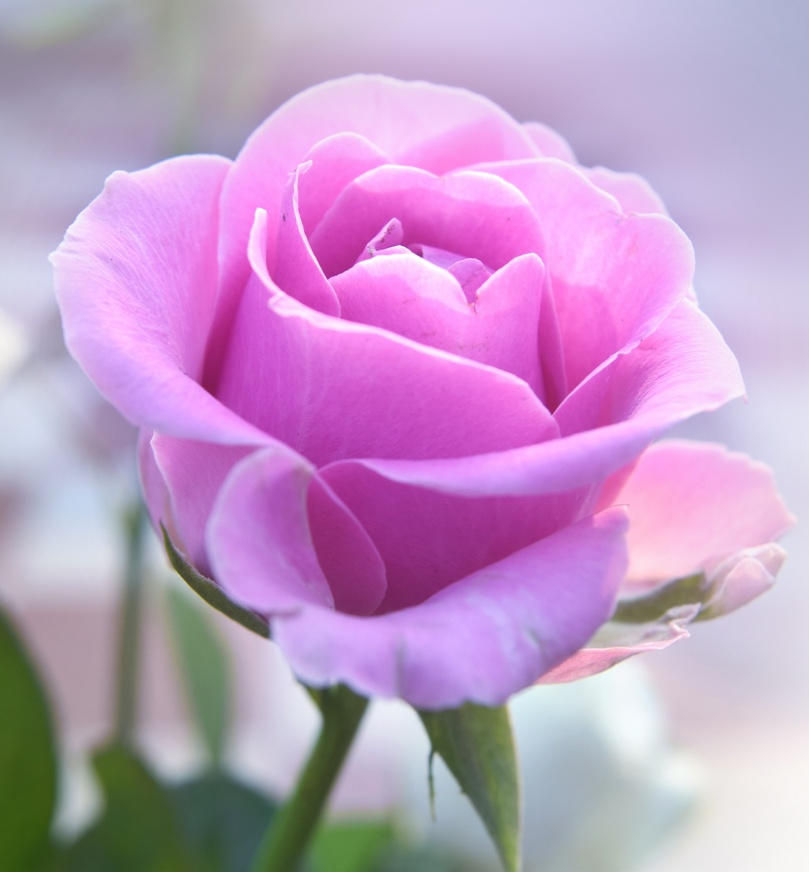
#> input picture rose.jpg, 809 x 872 px, shrunk from 1783 x 1920 before the run, found by its file name
$ python np.unique.py
#> lines starting #> are read from the running program, lines starting #| are printed output that depends on the picture
import numpy as np
import matplotlib.pyplot as plt
import cv2


img = cv2.imread('/home/inzamul/Downloads/rose.jpg', 0)
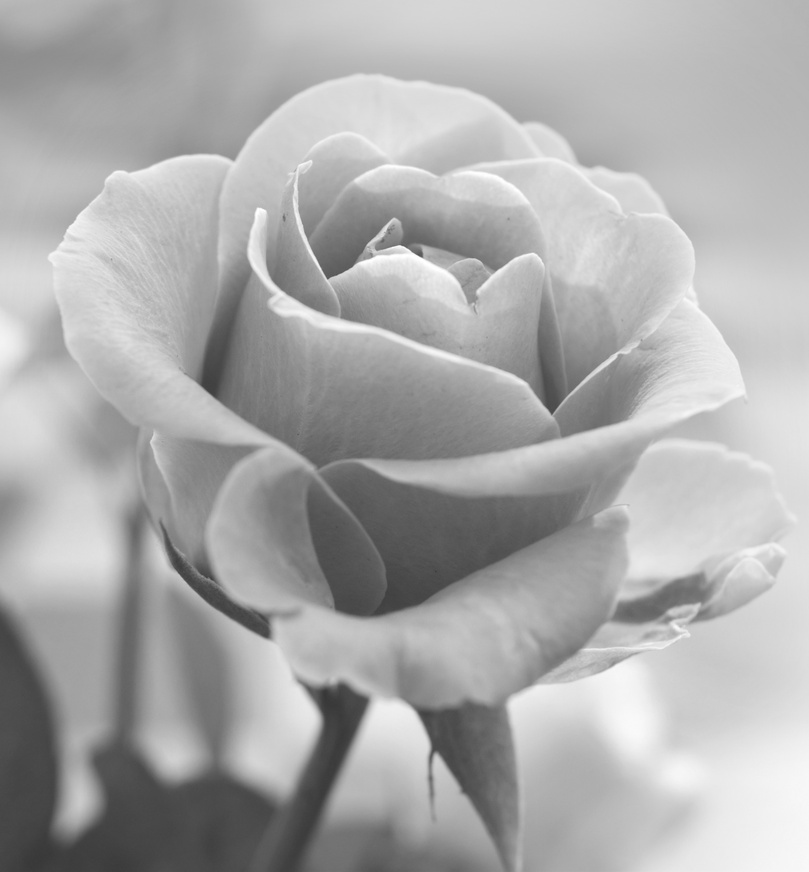
#> img: shape (872, 809); min 55, max 255, mean 171.3


dft = np.fft.fft2(img)


shifted_dft = np.fft.fftshift(dft)

magnitude_dft = np.log(np.abs(shifted_dft) + 1)
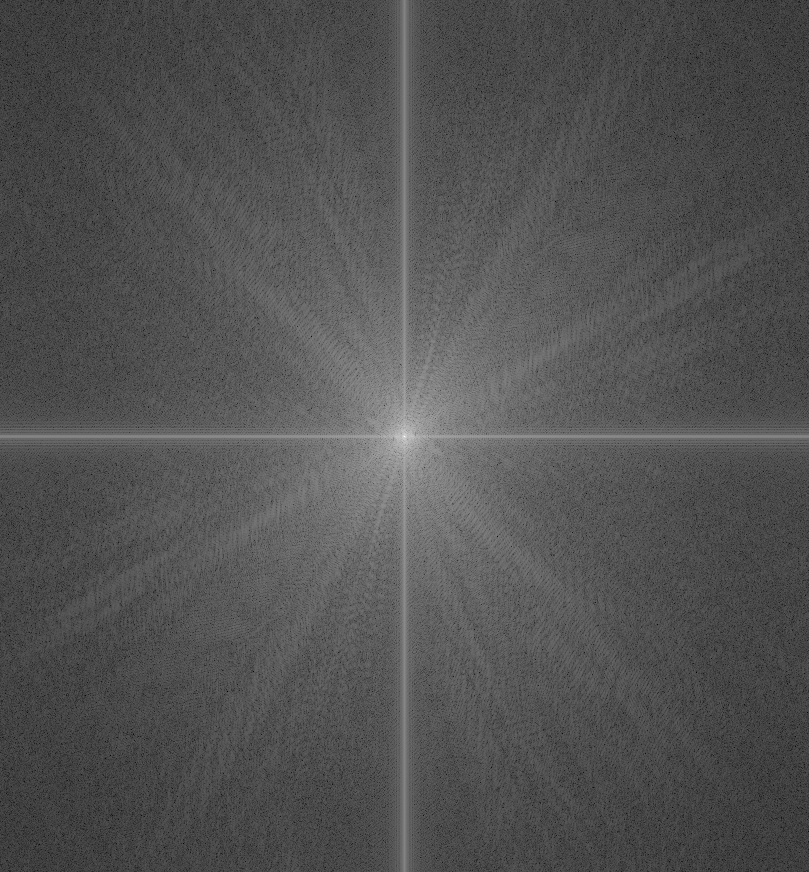
#> magnitude_dft: shape (872, 809) float64; min 1.13, max 18.61, mean 6.8; drawn with min black and max white


diff_dft = np.abs(shifted_dft - magnitude_dft)
sum_dft = np.abs(shifted_dft + magnitude_dft)


plt.figure(figsize=(10, 8))

plt.subplot(1, 2, 1)
plt.title("Shifted DFT (Magnitude Spectrum)")
plt.imshow(np.abs(shifted_dft), cmap='gray')
plt.axis('off')

plt.subplot(1, 2, 2)
plt.title("Log Magnitude Spectrum")
plt.imshow(magnitude_dft, cmap='gray')
plt.axis('off')

plt.subplot(3,2,1)
plt.title("DFT Difference")
plt.imshow(np.log(diff_dft + 1), cmap='gray')

plt.subplot(3,2,2)
plt.title("DFT Sum")
plt.imshow(np.log(sum_dft + 1), cmap='gray')


plt.show()
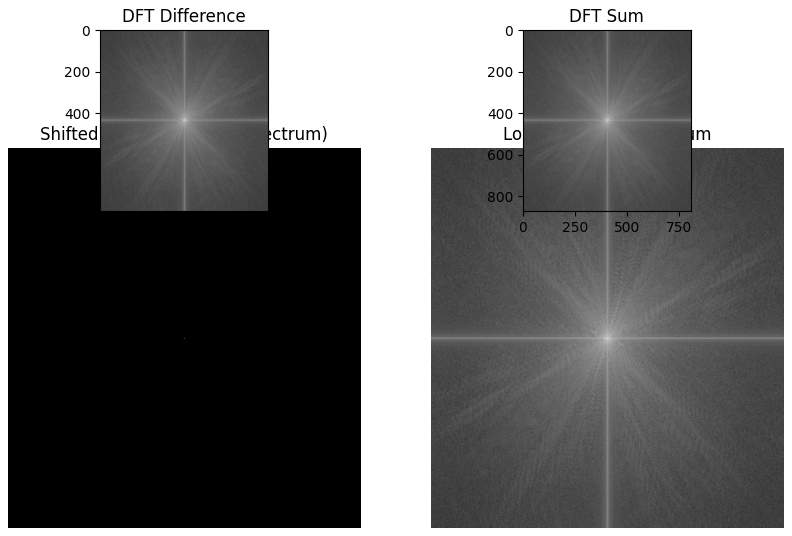
#> figure drawn by matplotlib, 4 panels

$ run again, with big_image.jpg copied over rose.jpg
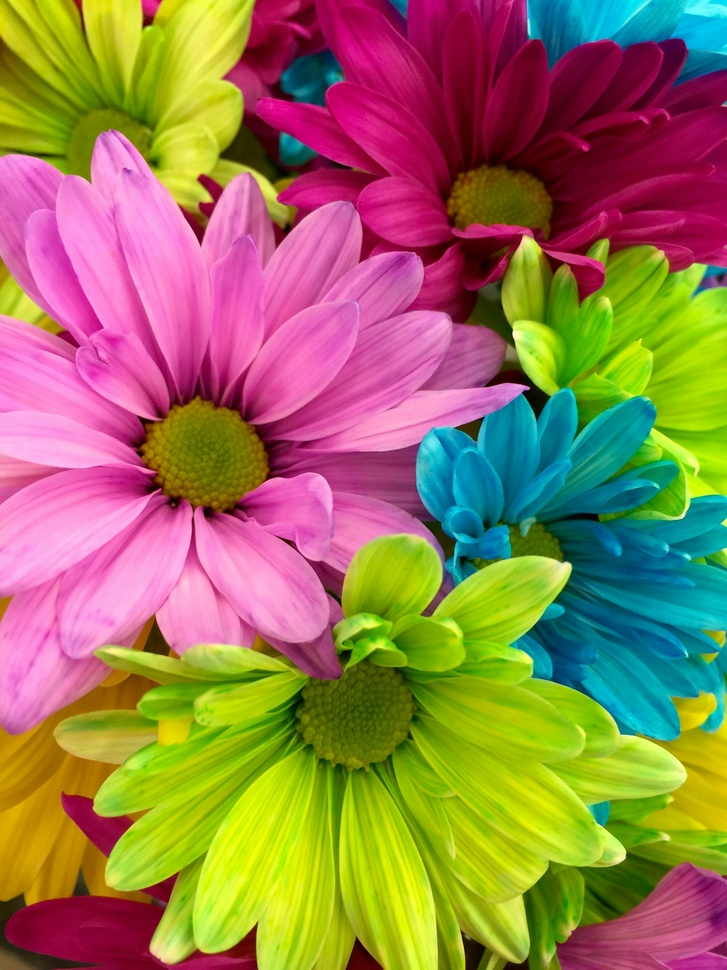
#> input picture big_image.jpg, 727 x 970 px, shrunk from 2448 x 3264 before the run, found by its file name
#> `magnitude_dft = np.log(np.abs(shifted_dft) + 1)`:
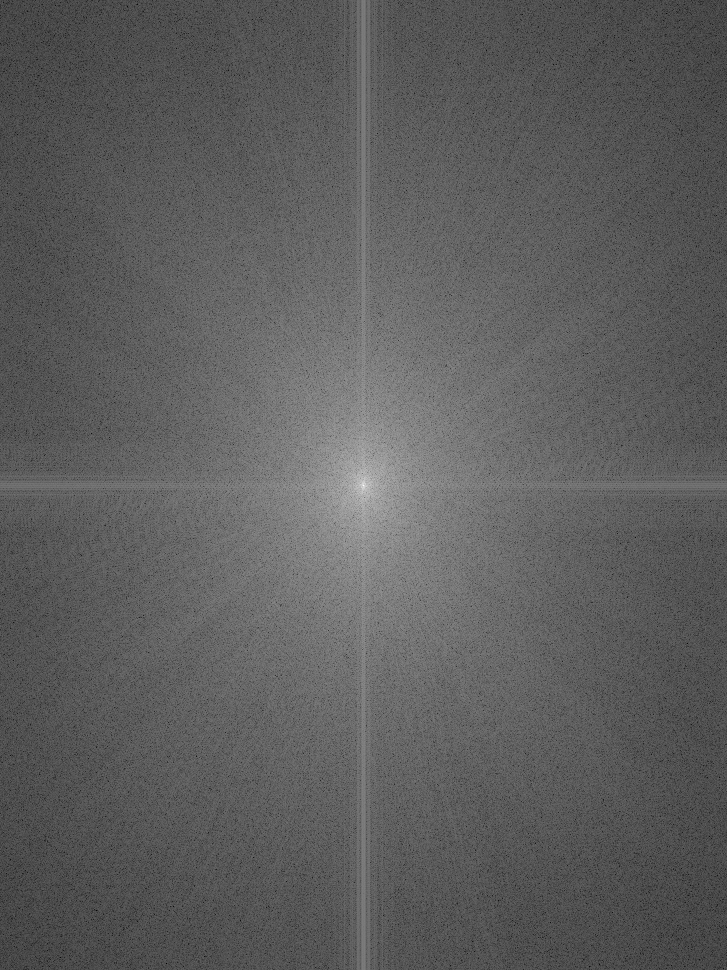
#> magnitude_dft: shape (970, 727) float64; min 1.68, max 18.3, mean 7.81; drawn with min black and max white
#> `plt.show()`:
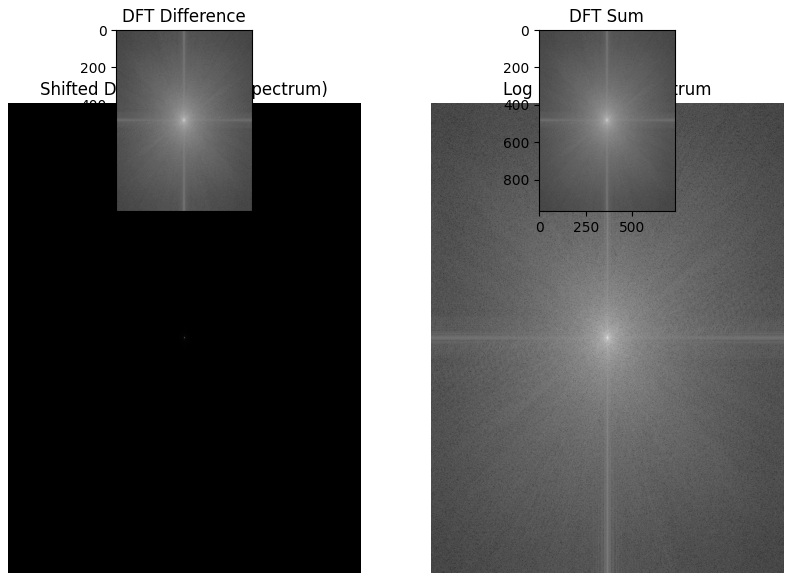
#> figure drawn by matplotlib, 4 panels
